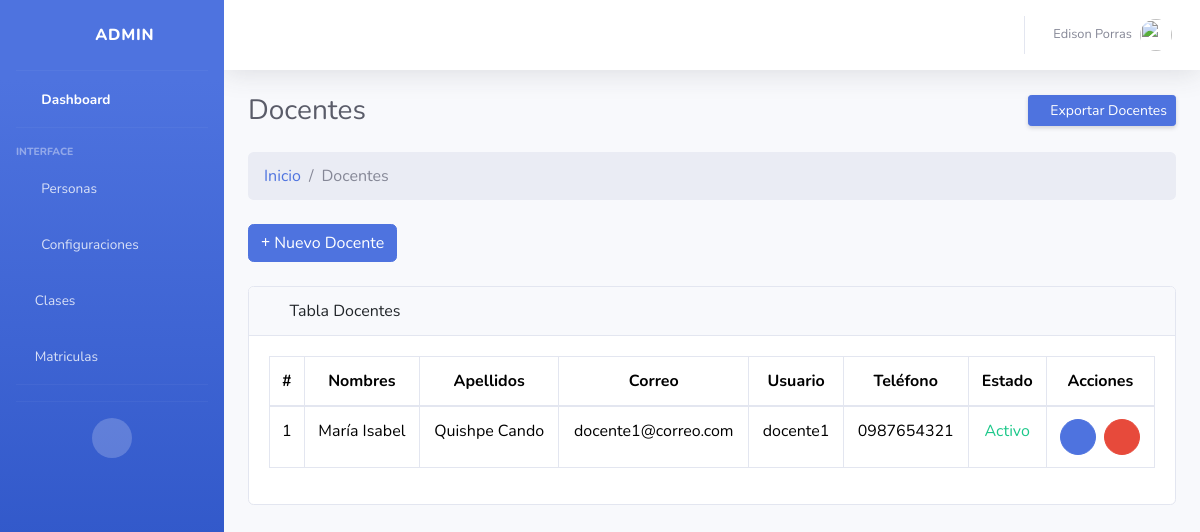
The page /docente/ (signed in) on the database as committed earlier.
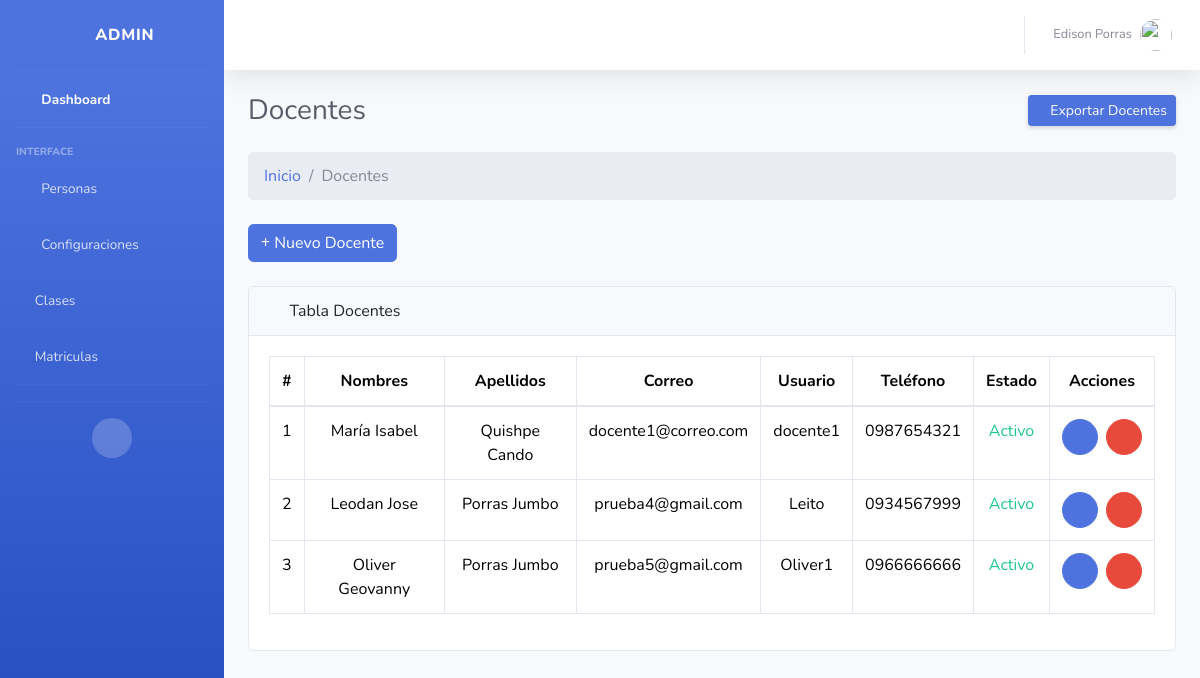
The same page on the database as committed later.
### Aplicaciones/core/models.py (models this page shows, shortened)
class Docentes(models.Model):
    doc_id = models.AutoField(primary_key=True)
    fk_id_persona = models.ForeignKey(Personas,verbose_name='Persona',on_delete=models.CASCADE)
    doc_cargo = models.CharField(max_length=100,default="Null",null=False,verbose_name="Cargo:")
    doc_fotografia = models.ImageField(upload_to='docentes/',default=None,verbose_name="Fotografía:")
    doc_estado = models.BooleanField(default=True,verbose_name='Estado:')

class Personas(models.Model):
    per_id = models.AutoField(primary_key=True)
    fk_id_usuario = models.ForeignKey(User,verbose_name='Usuario',on_delete=models.CASCADE)
    per_segundo_nombre = models.CharField(max_length=50,default="Null",null=False,verbose_name="Segundo nombre:")
    per_segundo_apellido = models.CharField(max_length=50,default="Null",null=False,verbose_name="Segundo apellido:")
    per_fecha_nacimiento = models.DateField(
    null=True,          # permite guardar NULL en la base de datos
    blank=True,         # permite dejarlo en blanco en formularios
    verbose_name="Fecha de nacimiento:"
)
    per_cedula = models.CharField(max_length=15,default="Null",null=False,verbose_name="Cédula:")
    per_telefono = models.CharField(max_length=15,default="Null",null=True,verbose_name="Teléfono:")
    per_fecha_actualizacion = models.DateTimeField(auto_now=True,verbose_name='Actualizado el:')

### Aplicaciones/core/views/crud_docente_views.py (the view)
# urls.py: path('', loguin_views.index, name='loguin_index'),
@admin_required
def index(request):
    docentes = Docentes.objects.exclude(fk_id_persona__fk_id_usuario=request.user)
    return render(request, 'docente/index.html', {'docentes': docentes})

### Aplicaciones/core/context_processors.py (called while the page is built)
def foto_perfil_usuario(request):
    if request.user.is_authenticated:
        try:
            persona = Personas.objects.get(fk_id_usuario=request.user)
        except Personas.DoesNotExist:
            return {'foto_perfil': None}
        administrador = Administradores.objects.filter(fk_id_persona=persona).first()
        if administrador and administrador.adm_fotografia:
            return {'foto_perfil': administrador.adm_fotografia.url}
        docente = Docentes.objects.filter(fk_id_persona=persona).first()
        if docente and docente.doc_fotografia:
            return {'foto_perfil': docente.doc_fotografia.url}
        estudiante = Estudiantes.objects.filter(fk_id_persona=persona).first()
        if estudiante and estudiante.est_fotografia:
            return {'foto_perfil': estudiante.est_fotografia.url}
    return {'foto_perfil': None}

### Aplicaciones/core/templates/docente/index.html (shortened to what this page needs)
{% extends 'plantillas/MasterAdmin.html' %}
{% load static %}
{% block css %}
<link href="{% static 'vendor/fontawesome-free/css/all.min.css' %}" rel="stylesheet" type="text/css">
{% endblock %}
{% block content %}
<div class="container-fluid ">
  <div class="d-sm-flex align-items-center justify-content-between mb-4">
    <h1 class="h3 mb-0 text-gray-800">Docentes</h1>
    <a href="#" class="d-none d-sm-inline-block btn btn-sm btn-primary shadow-sm"> Exportar Docentes </a>
  </div>
  <ol class="breadcrumb mb-4">
    <li class="breadcrumb-item"><a href="{% url 'core_admin' %}">Inicio</a></li>
    <li class="breadcrumb-item active">Docentes</li>
  </ol>
  <div class="mb-4">
    <a href="{% url 'docente_create' %}" class="btn btn-primary"><i class="fas fa-plus"></i> Nuevo
      Docente</a>
  </div>
  <div class="card mb-4">
    <div class="card-header">
      <i class="fas fa-table me-1"></i>
      Tabla Docentes
    </div>
    <div class="card-body">
      <div class="table-responsive">
        <table class="table table-bordered text-center" id="tbl-docente" width="100%" cellspacing="0">
          <thead>
            <tr>
              <th style="width: 1%;">#</th>
              <th>Nombres</th>
              <th>Apellidos</th>
              <th>Correo</th>
              <th>Usuario</th>
              <th>Teléfono</th>
              <th>Estado</th>
              <th class="text-center">Acciones</th>
            </tr>
          </thead>
          <tbody>
            {% for docente in docentes %}
              <tr>
                <td>{{ forloop.counter }}</td>
                <td>{{docente.fk_id_persona.fk_id_usuario.first_name}} {{docente.fk_id_persona.per_segundo_nombre}}</td>
                <td>{{docente.fk_id_persona.fk_id_usuario.last_name}} {{docente.fk_id_persona.per_segundo_apellido}}</td>
                <td>{{docente.fk_id_persona.fk_id_usuario.email}}</td>
                <td>{{docente.fk_id_persona.fk_id_usuario.username}}</td>
                <td>{{docente.fk_id_persona.per_telefono}}</td>
                {% if docente.doc_estado %}
                  <td class="text-success">Activo</td>
                {% else %}
                  <td class="text-danger">Inactivo</td>
                {% endif %}
                <td class="text-center">
                  <div class="d-flex gap-2 justify-content-center">
                    <a href="{% url 'docente_edit' docente.doc_id %}" type="button" class="btn btn-sm btn-primary rounded-circle d-flex align-items-center justify-content-center" style="width: 36px; height: 36px;">
                      <span><i class="fas fa-pen"></i></span>
                    </a>
                    <a class="btn btn-sm btn-danger rounded-circle d-flex align-items-center justify-content-center" style="width: 36px; height: 36px;" data-bs-toggle="modal"
                      data-bs-target="#eliminarModal{{docente.doc_id}}"><i class="fas fa-trash"></i>
                  </a>
                  </div>
                </td>
              </tr>
            {% empty %}
              <tr>
                <td colspan="8">No hay docentes registrados</td>
              </tr>
            {% endfor %}
          </tbody>
        </table>
      </div>
    </div>
  </div>
</div>
{% endblock %}

### Aplicaciones/core/templates/plantillas/MasterAdmin.html (shortened to what this page needs)
{% load static %}
<!DOCTYPE html>
<html lang="es">
  <head>
    <link href="{% static 'vendor/fontawesome-free/css/all.min.css'%}" rel="stylesheet" type="text/css" />
    <link rel="stylesheet" href="{% static 'css/bootstrap.min.css' %}" />
    <link href="{% static 'vendor/bootstrap-select/css/bootstrap-select.min.css' %}" rel="stylesheet">
    <link href="{% static 'css/sb-admin-2.min.css' %}" rel="stylesheet" />
    {% block css %}
    {% endblock %}
  </head>
  <body id="page-top">
    <div id="wrapper">
      <ul class="navbar-nav bg-gradient-primary sidebar sidebar-dark accordion" id="accordionSidebar">
        <a class="sidebar-brand d-flex align-items-center justify-content-center" href="{% url 'core_admin' %}">
          <div class="sidebar-brand-icon rotate-n-15">
            <i class="fas fa-laugh-wink"></i>
          </div>
          <div class="sidebar-brand-text mx-3">
            Admin
          </div>
        </a>
        <hr class="sidebar-divider my-0" />
        <li class="nav-item active">
          <a class="nav-link" href="{% url 'core_admin' %}">
            <i class="fas fa-fw fa-tachometer-alt"></i>
            <span>Dashboard</span>
          </a>
        </li>
        <hr class="sidebar-divider" />
        <div class="sidebar-heading">Interface</div>
        <li class="nav-item">
          <a class="nav-link collapsed" href="#" data-toggle="collapse" data-target="#collapseTwo" aria-expanded="true" aria-controls="collapseTwo">
            <i class="fas fa-fw fa-users"></i>
            <span>Personas</span>
          </a>
        </li>
        <li class="nav-item">
          <a class="nav-link collapsed" href="#" data-toggle="collapse" data-target="#collapseUtilities" aria-expanded="true" aria-controls="collapseUtilities">
            <i class="fas fa-fw fa-wrench"></i>
            <span>Configuraciones</span>
          </a>
        </li>
        <li class="nav-item">
          <a class="nav-link" href="{% url 'clase_index' %}">
            <i class="fa-solid fa-chalkboard-user"></i>
            <span>Clases</span>
          </a>
        </li>
         <li class="nav-item">
          <a class="nav-link" href="{% url 'matricula_index'%}">
            <i class="fa-solid fa-file"></i>
            <span>Matriculas</span>
          </a>
        </li>
        <hr class="sidebar-divider" />
        <hr class="sidebar-divider d-none d-md-block" />
        <div class="text-center d-none d-md-inline">
          <button class="rounded-circle border-0" id="sidebarToggle"></button>
        </div>
      </ul>
      <div id="content-wrapper" class="d-flex flex-column">
        <div id="content">
          <nav class="navbar navbar-expand navbar-light bg-white topbar mb-4 static-top shadow">
            <ul class="navbar-nav ml-auto">
              <li class="nav-item dropdown no-arrow">
                <a class="nav-link dropdown-toggle" href="#" id="userDropdown" role="button" data-toggle="dropdown" aria-haspopup="true" aria-expanded="false">
                  <span class="mr-2 d-none d-lg-inline text-gray-600 small">{{ user.first_name }} {{ user.last_name }}</span>
                  <img class="img-profile rounded-circle" src="{{ foto_perfil }}" onerror="this.onerror=null;this.src='{% static 'img/undraw_profile.svg' %}';" />
                </a>
              </li>
            </ul>
          </nav>
            {% block content %}
            {% endblock %}
          </div>
        </div>
      </div>
  </body>
</html>

Rows that differ between the two databases and show on the page:
added Docentes: fk_id_persona.fk_id_usuario.first_name "Leodan", fk_id_persona.per_segundo_nombre "Jose", fk_id_persona.fk_id_usuario.last_name "Porras", fk_id_persona.per_segundo_apellido "Jumbo", fk_id_persona.fk_id_usuario.email "prueba4@gmail.com", fk_id_persona.fk_id_usuario.username "Leito", fk_id_persona.per_telefono "0934567999", doc_estado "Activo"
added Docentes: fk_id_persona.fk_id_usuario.first_name "Oliver", fk_id_persona.per_segundo_nombre "Geovanny", fk_id_persona.fk_id_usuario.last_name "Porras", fk_id_persona.per_segundo_apellido "Jumbo", fk_id_persona.fk_id_usuario.email "prueba5@gmail.com", fk_id_persona.fk_id_usuario.username "Oliver1", fk_id_persona.per_telefono "0966666666", doc_estado "Activo"
